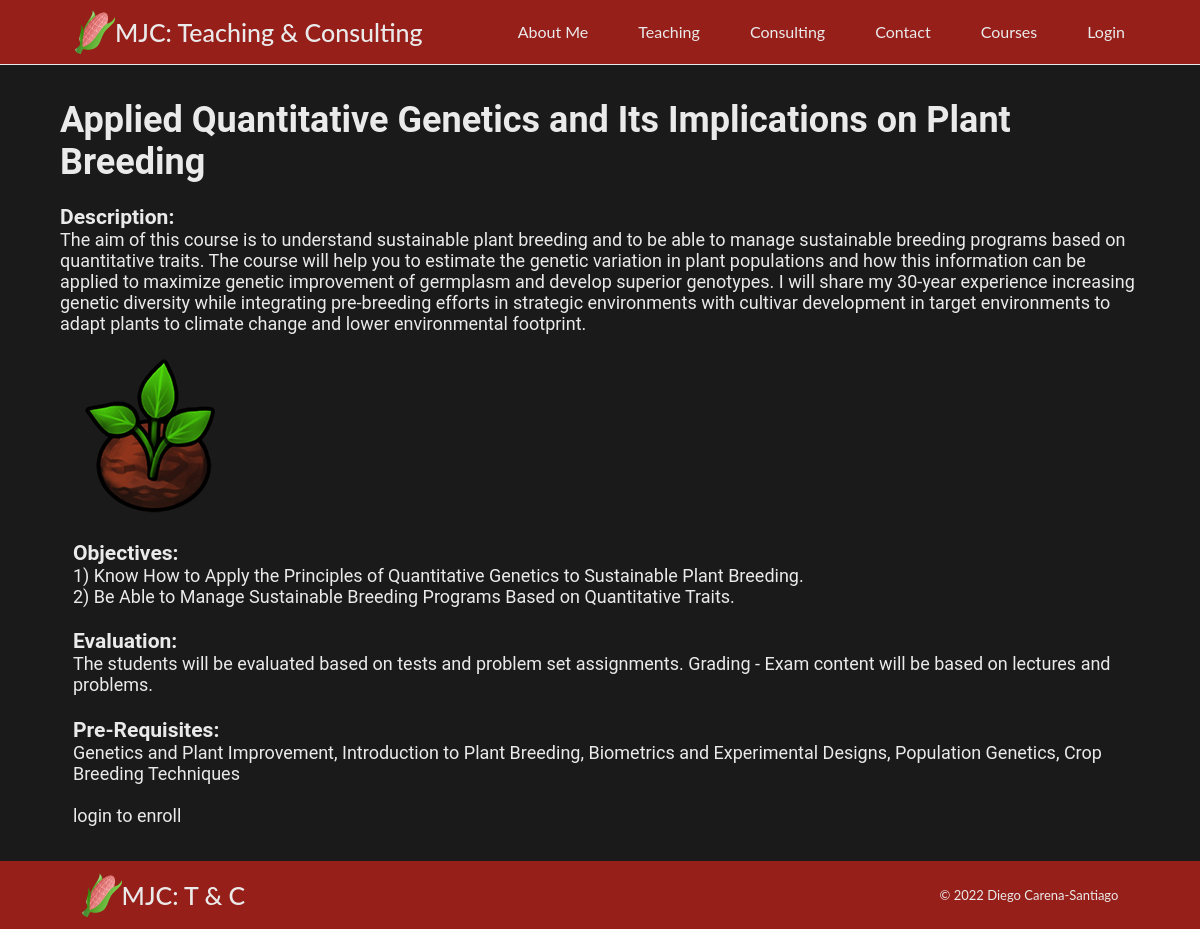
/details.php?courseid=1, run on the app's committed database.
### tables this page shows
CREATE TABLE `courses` (
  `id` int(11) NOT NULL,
  `title` varchar(100) DEFAULT NULL,
  `objectives` text DEFAULT NULL,
  `description` text DEFAULT NULL,
  `evaluation` text DEFAULT NULL,
  `img` varchar(20) DEFAULT NULL,
  `prereq` text DEFAULT NULL
);

### details.php (the view, shortened to what this page needs)
<!DOCTYPE html>
<?php
    $courseid = $_GET['courseid'];
?>
<html lang="en">
    <head>
        <link rel="stylesheet" href="css/style.css" />
    </head>
<?php
    include('setup.php');
    $sql = "Select * from courses where id='$courseid'";
    $result = $conn->query($sql);
if ($result->num_rows > 0) {
  while($row = $result->fetch_assoc()) {
        $title = $row["title"];
        $objectives =$row["objectives"];
        $img = $row["img"];
        $evaluation = $row["evaluation"];
        $description = $row["description"];
        $requisites = $row["prereq"];
  }
} else {
  echo "0 results";
}
    ?>
    <body>
        <?php include('components/header.php');?>
        <div class="section">
                <div class="col span_2_of_3">
                    <h1><?php print $title ?></h1><br>
                    <h3>Description:</h3>
                        <?php print $description ?>
                </div>
                <div class="col span_1_of_3">
                    <img class="home-img" src="images/<?php print $img ?>">
                </div>
                <div class="col span_2_of_3">
                    <h3>Objectives:</h3>
                    <?php print $objectives ?>
                </div>
                <div class="col span_2_of_3">
                    <h3>Evaluation:</h3>
                    <?php print $evaluation ?>
                </div>
                <div class="col span_2_of_3">
                    <h3>Pre-Requisites:</h3>
                    <?php print $requisites ?>
                </div>
            <div class="col span_2_of_3">
                <?php if (!isset($_SESSION['loggedin'])) {
	print "login to enroll";
                    }
                ?>
            </div>
        </div>
    <footer>
        <?php include('components/footer.php');?>
    </footer>
    </body>
</html>

### css/style.css (style rules this page uses)
:root { --dl-color-paleyellow: #fffef3ff; --dl-color-red: #961f1aff; --dl-color-grey: #cbcbcbff; --dl-color-black: #1a1a1aff; --dl-color-green: #7c7d5bff; --dl-color-white: #eaeaeaff; }
* { margin: 0; padding: 0; box-sizing: border-box; }
.section { clear: both; padding: 0px; margin: 0px; width: 100%; height: 100%; background-color: var(--dl-color-black); padding-left: 5%; padding-right: 5%; overflow: hidden; padding-top: 2%; padding-bottom: 2%; }
.col { display: block; float:left; margin: 1% 0 1% 1.2%; }
.col:first-child { margin-left: 0; }
.span_2_of_3 { width: 66.26%; font-size: 1.8rem; font-family: 'Roboto', sans-serif; text-align: left; color: var(--dl-color-white); }
.span_1_of_3 { width: 32.53%; }
body { width: 100%; height: 100%; }
html { font-size: 62.5%; }
footer { font-family: 'Lato', sans-serif; width: 100%; justify-content: space-between; background-color: var(--dl-color-red); padding-top: .5%; padding-bottom: .5%; clear: both; }
@media only screen and (max-width: 1200px) { .span_2_of_3 { width: 100%; } }

### data on the page
courses: title "Applied Quantitative Genetics and Its Implications on Plant Breeding", description "The aim of this course is to understand sustainable plant breeding and to be able to manage sustainable breeding programs based on quantitative traits. The course will help you to estimate the genetic variation in plant populations and how this information can be applied to maximize genetic improvement of germplasm and develop superior genotypes. I will share my 30-year experience increasing genetic diversity while integrating pre-breeding efforts in strategic environments with cultivar development in target environments to adapt plants to climate change and lower environmental footprint.", img (picture), objectives "1) Know How to Apply the Principles of Quantitative Genetics to Sustainable Plant Breeding. 2) Be Able to Manage Sustainable Breeding Programs Based on Quantitative Traits.", evaluation "The students will be evaluated based on tests and problem set assignments. Grading - Exam content will be based on lectures and problems.", prereq "Genetics and Plant Improvement, Introduction to Plant Breeding, Biometrics and Experimental Designs, Population Genetics, Crop Breeding Techniques"
